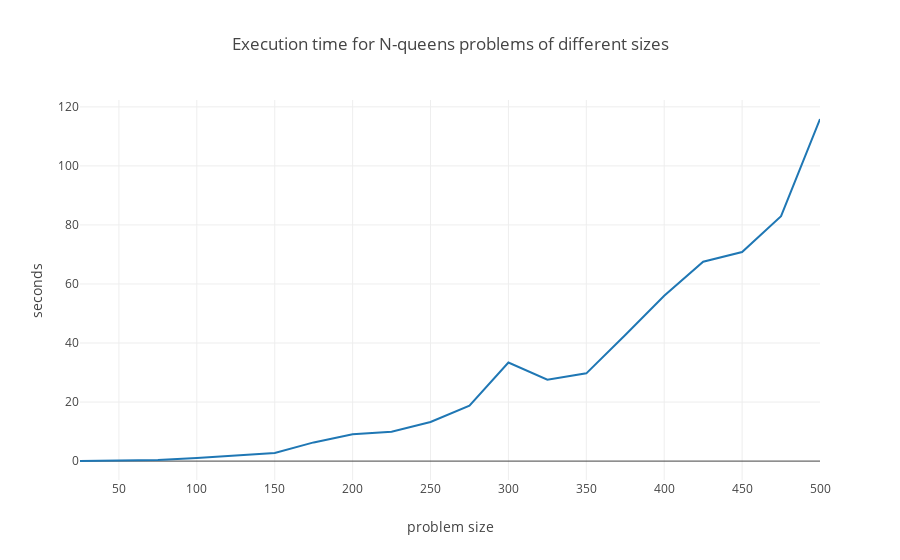

Here is the notebook cell this chart was saved with:
### Code cell
# plot the results for MinConflictsSolver
data = go.Data([go.Scatter(x=sizes, y=mcs_times)])
layout = go.Layout(title='Execution time for N-queens problems of different sizes',
                   xaxis={'title':'problem size'}, 
                   yaxis={'title':'seconds'})
iplot(go.Figure(data=data, layout=layout))

### Figure 1 — Plotly figure (JSON) as saved in the notebook; plotly's stock layout.template omitted (floating-point values rounded to 4 significant figures)
{"data": [{"type": "scatter", "uid": "fca901b1-1883-4007-ad76-c992d9ae9f71", "x": [25, 50, 75, 100, 125, 150, 175, 200, 225, 250, 275, 300, 325, 350, 375, 400, 425, 450, 475, 500], "y": [0.03356, 0.2343, 0.3954, 1.047, 1.913, 2.737, 6.336, 9.07, 9.911, 13.26, 18.81, 33.4, 27.59, 29.72, 42.73, 55.98, 67.52, 70.81, 82.97, 115.9]}], "layout": {"title": {"text": "Execution time for N-queens problems of different sizes"}, "xaxis": {"title": {"text": "problem size"}}, "yaxis": {"title": {"text": "seconds"}}}}
